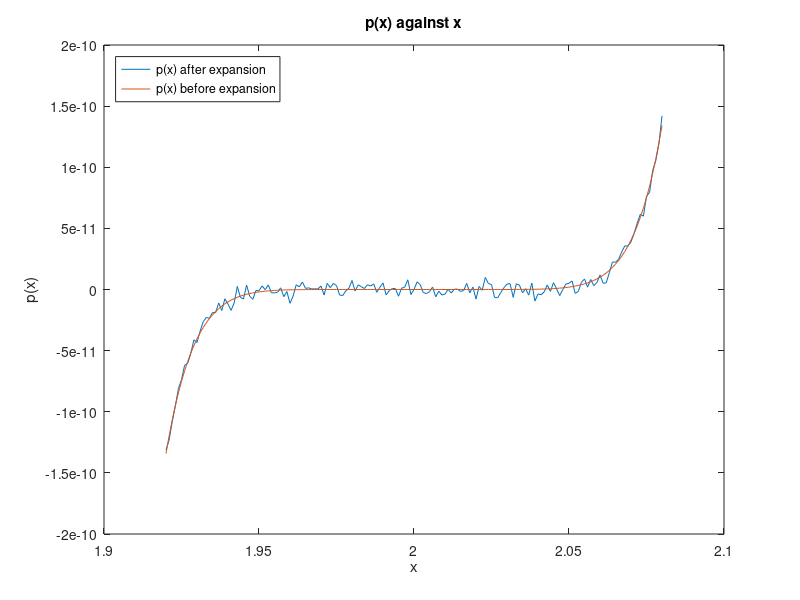

The MATLAB script that drew this image:
clear all;
close all;

p = @(x) (x - 2).^9;

x = [1.920:0.001:2.080]';

%coefficeints of p 
coef = [1 -2]; p1 = coef;

%expanding p to obtain the coefficiets, p1.
for i =1:8
   p1 = conv(p1,coef); 
end
p1;

%Evaluating P via coefficients.
P = polyval(p1,x);

%a).Plot p(x), evaluating p via its coeffients 1, -18, 144,...
plot(x,P);
hold on
xlabel('x'); ylabel('p(x)');

%b). Produce the same plot again, now evaluating p via the expression (x-2)^9
plot(x,p(x));
xlabel('x'); ylabel('p(x)');
legend('p(x) after expansion','p(x) before expansion','Location','northwest');
title('p(x) against x');

fprintf('According to the graph, its very bad to expand a polynomial, and evaluate it at different values of x, than evaluating it before expansion\n according to the noise displayed in the plot below for p(x) after expansion.\n');